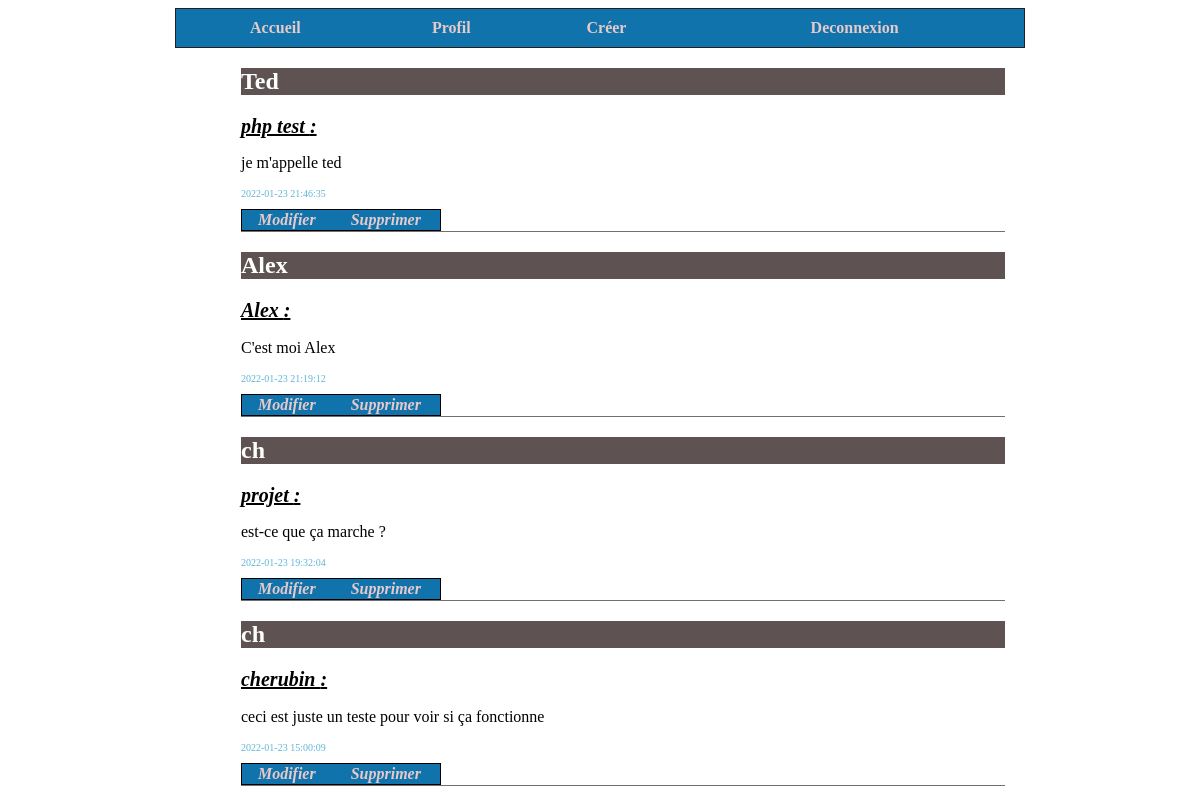
The page / on the database its author committed.
### tables this page shows
CREATE TABLE `articles` (
  `id_articles` int(11) NOT NULL,
  `titre` varchar(255) NOT NULL,
  `description` varchar(255) NOT NULL,
  `dates` datetime NOT NULL,
  `id_users` int(11) NOT NULL
);

CREATE TABLE `users` (
  `id_users` int(11) NOT NULL,
  `username` varchar(255) NOT NULL,
  `email` varchar(255) NOT NULL,
  `password` varchar(255) NOT NULL
);

### index.php (the view, shortened to what this page needs)
<!DOCTYPE html>
<html lang="en">
    <head>
    </head>
    <body>
        <div class="container">
            <div>
                <table class="table">
                    <thead>
                        <tr>
                            <th><a href="index.php">Accueil</a></th>
                            <th><a href="user_profil.php">Profil</a></th>
                            <th><a href="redaction.php">Créer</a></th>
                            <th><a href="logout.php">Deconnexion</a></th>
                        </tr>
                    </thead>
                </table>
            </div>
            <div class="cnt">
                <div class="art">
                <section class="services" id="services">
                    <div class="box-container">
                        <ul>
                            <?php
                                $bdd = new PDO("mysql:host=127.0.0.1;dbname=projet_php;charset=utf8", "root", "");
                                $articles = $bdd->query("SELECT id_articles,titre, description, dates, username
                                FROM articles
                                INNER JOIN users ON articles.id_users = users.id_users
                                ORDER BY dates DESC");
                                $articles->execute();
                                while($art = $articles->fetch())
                                {
                                    ?> <div class="box">
                                       <div class="title-user">
                                           <h1><?= $art["username"]?></h1>
                                       </div>
                                    <h1 id="title-user"><i><?= $art["titre"]?> :</i></h1>
                                    <p><?= $art["description"]?></p>
                                    <p id="date"><?= $art["dates"]?></p>
                                    <table class="tab">
                                        <thead>
                                            <tr>
                                                <th><a href="update.php"><i>Modifier</i></a></th>
                                                <th><a href="delete.php"><i>Supprimer</i></a></th>
                                            </tr>
                                        </thead>
                                    </table>
                                    </div>
                                    <?php
                                }
                            ?>
                        </ul>
                    </div>
                </section>
                </div>
            </div>
        </div>
    </body>
</html>

### rows shown on the page
articles: id_users.username "Ted", titre "php test", description "je m'appelle ted", dates "2022-01-23 21:46:35"
articles: id_users.username "Alex", titre "Alex", description "C'est moi Alex", dates "2022-01-23 21:19:12"
articles: id_users.username "ch", titre "projet", description "est-ce que ça marche ?", dates "2022-01-23 19:32:04"
articles: id_users.username "ch", titre "cherubin", description "ceci est juste un teste pour voir si ça fonctionne", dates "2022-01-23 15:00:09"
